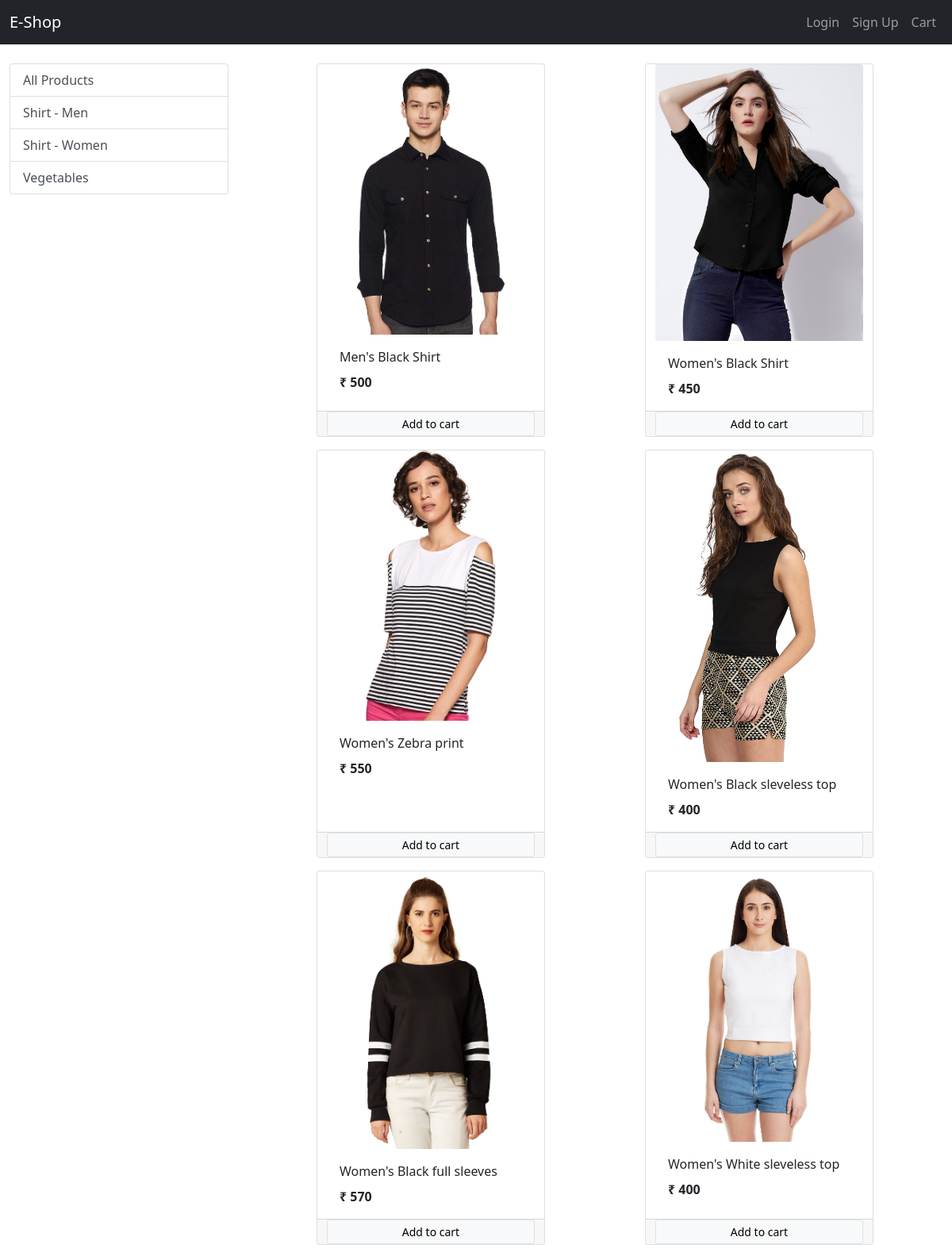
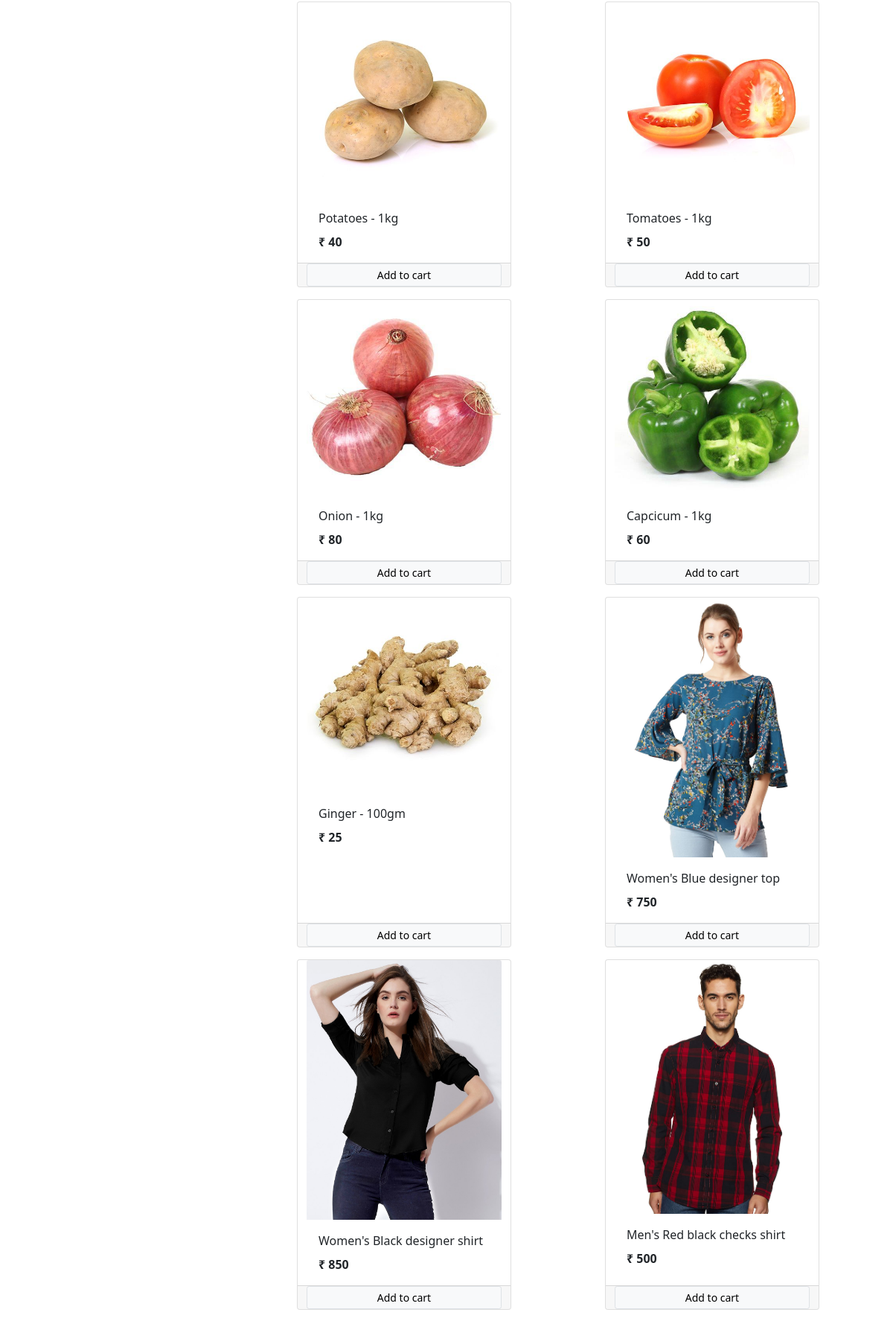
The page / (upper part) on the database its author committed (2 pictures, top to bottom).
### store/models/category.py (models this page shows)
class Category(models.Model):
    category = models.CharField(max_length=20)
    def __str__(self):
        return self.category
    @staticmethod
    def get_all_categories():
        return Category.objects.all()
    class Meta:
        verbose_name_plural = 'Catagories'

### store/models/product.py (models this page shows, shortened)
class Product(models.Model):
    name = models.CharField(max_length=30)
    price = models.IntegerField(default=0)
    category = models.ForeignKey(Category, on_delete=models.CASCADE)
    description = models.CharField(max_length=200, default='', null=True, blank=True)
    image = models.ImageField(upload_to='uploads/products/')
    @staticmethod
    def get_all_products():
        return Product.objects.all()

### store/views/index.py (the view, shortened to what this page needs)
# urls.py: path('', Index.as_view(), name='index'),
class Index(View):
    def get(self,request):
        cart = request.session.get('cart')
        if not cart:
            request.session['cart'] = {}
        categoryId = request.GET.get('category')
        if categoryId:
            products = Product.get_all_products_by_categoryid(categoryId)
        else:
            products = Product.get_all_products()
        categories = Category.get_all_categories()
        data = {}
        data['title'] = 'Home'
        data['products'] = products
        data['categories'] = categories
        return render(request, 'index.html', data)

### store/templatetags/cart.py (called while the page is built)
@register.filter(name='is_in_cart')
def is_in_cart(product, cart):
    if str(product.id) in cart:
        return True
    else:
        return False

@register.filter(name='currency')
def currency(no):
    return "₹ " + str(no)

### store/templates/index.html (shortened to what this page needs)
{% extends 'base.html' %} {% block content %} {% load cart %}
<div class="container-fluid mt-3" style="margin-top:80px">
    <div class="row">
        <div class="col-lg-3 mx-auto">
            <div class="list-group">
                <a href="/" class="list-group-item list-group-item-action">All Products</a> {% for category in categories %}
                <a href="/?category={{category.id}}" class="list-group-item list-group-item-action">{{category}}</a> {% endfor %}
            </div>
        </div>
        <div id="products " class="col-lg-9 mx-auto">
            <div class="container-fluid">
                <div class="row mx-auto">
                    {% for product in products %}
                    <div class="card mx-auto mb-3" id="{{product.id}}" style="width:18rem;">
                        <img src="{{product.image.url}}" class="card-img-top mx-auto" alt="...">
                        <div class="card-body">
                            <p class="card-title">{{product.name}}</p>
                            <p class="card-text"><b>{{product.price|currency}}</b></p>
                        </div>
                        <div class="card-footer p-0 row no-gutter">
                            {% if product|is_in_cart:request.session.cart %}
                            <div class="row no-gutter">
                                <form action="/#{{product.id}}" class="col-2" method="POST">
                                    {% csrf_token %}
                                    <input hidden type="text" name="product_id" value="{{ product.id }}">
                                    <input hidden type="number" name="remove" value="-1">
                                    <input type="submit" value=" - " class="btn btn-bock btn-secondary">
                                </form>
                                <div class="text-center col">{{product|cart_qty:request.session.cart}} in Cart</div>
                                <form action="/#{{product.id}}" class="col-2" method="POST">
                                    {% csrf_token %}
                                    <input hidden type="text" name="product_id" value="{{ product.id }}">
                                    <input type="submit" value=" + " class="btn btn-bock btn-secondary">
                                </form>
                            </div>
                            {% else %}
                            <form action="/#{{product.id}}" method="POST">
                                <input type="submit" class="float-right btn btn-light border btn-sm form-control" value="Add to cart">
                            </form>
                            {% endif %}
                        </div>
                    </div>
                    {% endfor %}
                </div>
            </div>
        </div>
    </div>
    {% endblock %}

### rows shown on the page
Category: category "Shirt - Men"
Category: category "Shirt - Women"
Category: category "Vegetables"
Product: {{ product.id }} 1 (drawn), image (picture), name "Men's Black Shirt", price "₹ 500"
Product: image (picture), name "Women's Black Shirt", price "₹ 450"
Product: image (picture), name "Women's Zebra print", price "₹ 550"
Product: image (picture), name "Women's Black sleveless top", price "₹ 400"
Product: image (picture), name "Women's Black full sleeves", price "₹ 570"
Product: image (picture), name "Women's White sleveless top", price "₹ 400"
Product: image (picture), name "Potatoes - 1kg", price "₹ 40"
Product: image (picture), name "Tomatoes - 1kg", price "₹ 50"
Product: image (picture), name "Onion - 1kg", price "₹ 80"
Product: image (picture), name "Capcicum - 1kg", price "₹ 60"
Product: image (picture), name "Ginger - 100gm", price "₹ 25"
Product: image (picture), name "Women's Blue designer top", price "₹ 750"
Product: image (picture), name "Women's Black designer shirt", price "₹ 850"
Product: image (picture), name "Men's Red black checks shirt", price "₹ 500"
